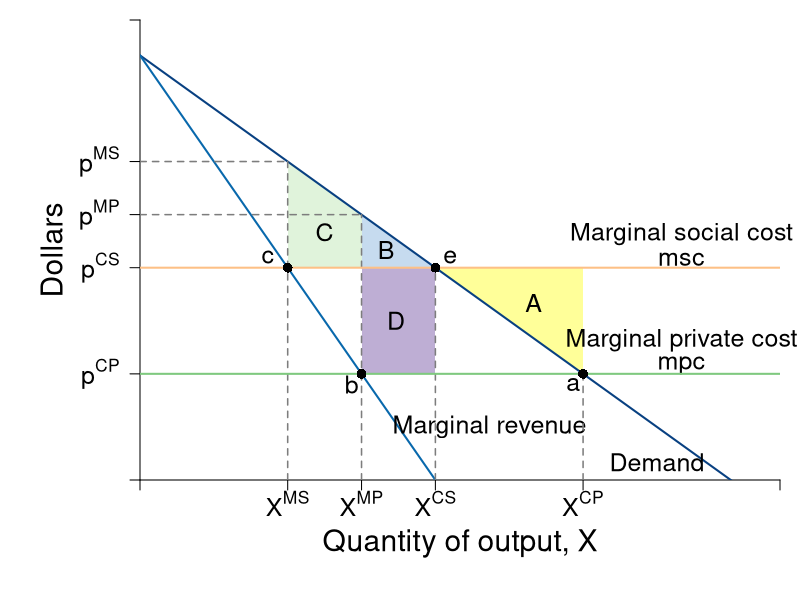

R code for this plot:
#Graph Designer: Simon Halliday + Scott Cohn
#Authors: Bowles and Halliday
#Title: Coordination, Conflict and Competition: A Text in Microeconomics

library(shape)
pdf(file = "what_can_markets_do/markets_competition_monopolist_external.pdf", width = 9, height = 7)

# Set parameters for graphics
axislabelsize <- 1.8
labelsize <- 1.5
namesize <- 1.8
annotatesize <- 1.5
graphlinewidth <- 2
segmentlinewidth <- 1.5

COL <- c("#7fc97f", "#beaed4", "#fdc086", "#ffff99", "#386cb0", "#f0027f", "#bf5b17", "#666666")
COLA <- c("#e0f3db", "#99d8c9","#66c2a4","#41ae76", "#238b45", "#005824")
COLB <- c("#c6dbef", "#4eb3d3", "#2b8cbe", "#0868ac","#084081")
COLC <- c("#fcfbfd", "#efedf5", "#dadaeb", "#bcbddc", "#9e9ac8", "#807dba", "#6a51a3", "#54278f", "#3f007d")
grays <- gray.colors(25, start = 1, end = 0, alpha = 1)

#Edited the margins to cater for the larger LHS labels
par(mar =  c(6, 7, 1, 1))

AvgRevenue <- function(x, rmax = 12, xmax = 12){
  rmax - (rmax/xmax)*x
}
  
MRevenue <- function(x, rmax = 12, xmax = 12){
  rmax - 2*(rmax/xmax)*x
}

AvgCost <- function(x, c0 = 2, c1 = 4){
  c0/x + c1
}

xlims <- c(0, 13)
ylims <- c(0, 13)

npts <- 501 
x <- seq(xlims[1], xlims[2], length.out = npts)
y <- seq(ylims[1], ylims[2], length.out = npts) 
a <- c(13, 16.75, 19.25)

plot(0, 0, xlim = xlims, ylim = ylims, type = "n",
     xlab = expression(paste("")),
     ylab = expression(paste("")), 
     xaxt = "n", 
     yaxt = "n", 
     cex.lab = axislabelsize, 
     bty = "n",
     xaxs = "i", 
     yaxs = "i")

ticksy <- c(0, 3, 6, AvgRevenue(x = 4.5), 9, ylims[2])
ylabels <- c(NA, expression(paste(p^{CP})), expression(paste(p^{CS})), expression(paste(p^{MP})), expression(paste(p^{MS})), NA)
ticksx <- c(0, 3, 4.5, 6, 9, xlims[2])
xlabels <- c(NA, expression(paste(X^{MS})), expression(paste(X^{MP})), expression(paste(X^{CS})), expression(paste(X^{CP})), NA)

axis(1, at = ticksx, pos = 0, labels = xlabels, cex.axis = labelsize)
axis(2, at = ticksy, pos = 0, labels = ylabels, las = 1, cex.axis = labelsize)

npts <- 500 
xx1 <- seq(xlims[1], xlims[2], length.out = npts)
xx3 <- seq(2, 6, length.out = npts)

#Draw the polygon for A
xpolya <- c(9, 9, 6, 9)
ypolya <- c(3, 6, 6, 3)
polygon(x = xpolya, y = ypolya, col=COL[4], density=NULL, border = NA)

#Draw the polygon for B
xpolyb <- c(4.5, 6, 4.5, 4.5)
ypolyb <- c(6, 6, AvgRevenue(x = 4.5), 6)
polygon(x = xpolyb, y = ypolyb, col=COLB[1], density=NULL, border = NA)


#Draw the polygon for area C
xpolyc <- c(3, 4.5, 4.5, 3, 3)
ypolyc <- c(MRevenue(x = 3), MRevenue(x = 3), AvgRevenue(x = 4.5), AvgRevenue(x = 3), MRevenue(3))
polygon(x = xpolyc, y = ypolyc, col = COLA[1], density = NULL, border = NA)


#Draw the polygon for area D
xpolyd <- c(4.5, 6, 6,4.5,4.5)
ypolyd <- c(3,3,6,6,3)
polygon(x = xpolyd, y = ypolyd, col = COL[2], density = NULL, border = NA)

#lines(xx1, bcA(xx1, w = 10, p = 1.5), col = COLB[3], lwd = graphlinewidth)
lines(xx1, AvgRevenue(xx1, rmax = 12, xmax = 12), col = COLB[5], lwd = graphlinewidth)
lines(xx1, MRevenue(xx1, rmax = 12, xmax = 12), col = COLB[4], lwd = graphlinewidth)
#lines(xx1, AvgCost(xx1, c0 = 2, c1 = 4), col = COLA[5], lwd = graphlinewidth)

#Label the axes
# mtext(expression(paste("Quantity of output, ", X)), side=1, line = 2.5, cex = axislabelsize)
text(-1.8, 0.5*ylims[2], expression(paste("Dollars")), xpd = TRUE, cex = axislabelsize, srt = 90) 
text(0.5*xlims[2], -1.8, expression(paste("Quantity of output, ", X)), xpd = TRUE, cex = axislabelsize) 

#Label curves
#text(10.5, 4.5, expression(paste(ac(x) == mc(x))), cex = labelsize)
#text(10.5, 3, expression(paste(p(x) == p[max] - s*x)), cex = labelsize)
text(7.1, 1.5, expression(paste("Marginal revenue")), cex = labelsize)
text(10.5, 0.5, expression(paste("Demand")), cex = labelsize)

text(11, 6.95, expression(paste("Marginal social cost")), cex = labelsize, xpd = TRUE)
text(11, 6.25, expression(paste("msc")), cex = labelsize)

text(11, 3.95, expression(paste("Marginal private cost")), cex = labelsize, xpd = TRUE)
text(11, 3.25, expression(paste("mpc")), cex = labelsize)

#Labels cost and profit areas
#text(2, 0.5*AvgCost(x = 4), expression("Total Costs"), cex = labelsize)
#text(2, 6, expression("Profit"), cex = labelsize)

#Draw segments for total costs
segments(0, AvgRevenue(x = 3), 3, AvgRevenue(x = 3), lty = 2, col = grays[20] , lwd = segmentlinewidth)
segments(0, AvgRevenue(x = 4.5), 4.5, AvgRevenue(x = 4.5), lty = 2, col = grays[20] , lwd = segmentlinewidth)

segments(3, 0, 3, AvgRevenue(x = 3), lty = 2, col = grays[20] , lwd = segmentlinewidth)
segments(4.5, 0, 4.5, AvgRevenue(x = 4.5), lty = 2, col = grays[20] , lwd = segmentlinewidth)
segments(6, 0, 6, AvgRevenue(x = 6), lty = 2, col = grays[20] , lwd = segmentlinewidth)
segments(9, 0, 9, AvgRevenue(x = 9), lty = 2, col = grays[20] , lwd = segmentlinewidth)
segments(0, 3, xlims[2], 3, lty = 1, col = COL[1] , lwd = graphlinewidth)
segments(0, 6, xlims[2], 6, lty = 1, col = COL[3] , lwd = graphlinewidth)


#Label Points for comparison
#points(4, MRevenue(x = 4), pch = 16, col = "black", cex = 1.5)
#text(3.8, MRevenue(x = 4) - 0.4, expression(i), cex = labelsize)


#points(4, AvgRevenue(x = 4), pch = 16, col = "black", cex = 1.5)
text(8, 5, expression(A), cex = labelsize)
text(5, 6.5, expression(B), cex = labelsize)
text(3.75, 7, expression(C), cex = labelsize)
text(5.2, 4.5, expression(D), cex = labelsize)


#labels for intersections between msc, mpc and AR and MR
text(4.3, 2.7, expression(b), cex = labelsize)
text(8.8, 2.7, expression(a), cex = labelsize)
text(6.3, 6.3, expression(e), cex = labelsize)
text(2.6, 6.3, expression(c), cex = labelsize)
points(9, 3, pch = 16, col = "black", cex = 1.3)
points(6, 6, pch = 16, col = "black", cex = 1.3)
points(3, 6, pch = 16, col = "black", cex = 1.3)
points(4.5, 3, pch = 16, col = "black", cex = 1.3)
#Arrow to mr = mc
#text(7.5, 9.5, expression(paste("Profit Maximum at")), cex = labelsize)
#text(7.5, 9, expression(paste(mr == mc)), cex = labelsize)
#Arrows(6.1, 9.2, 4.2, 4.3, col = "black", lty = 1, lwd = 2, arr.type = "triangle", arr.lwd = 0.5)



dev.off()
